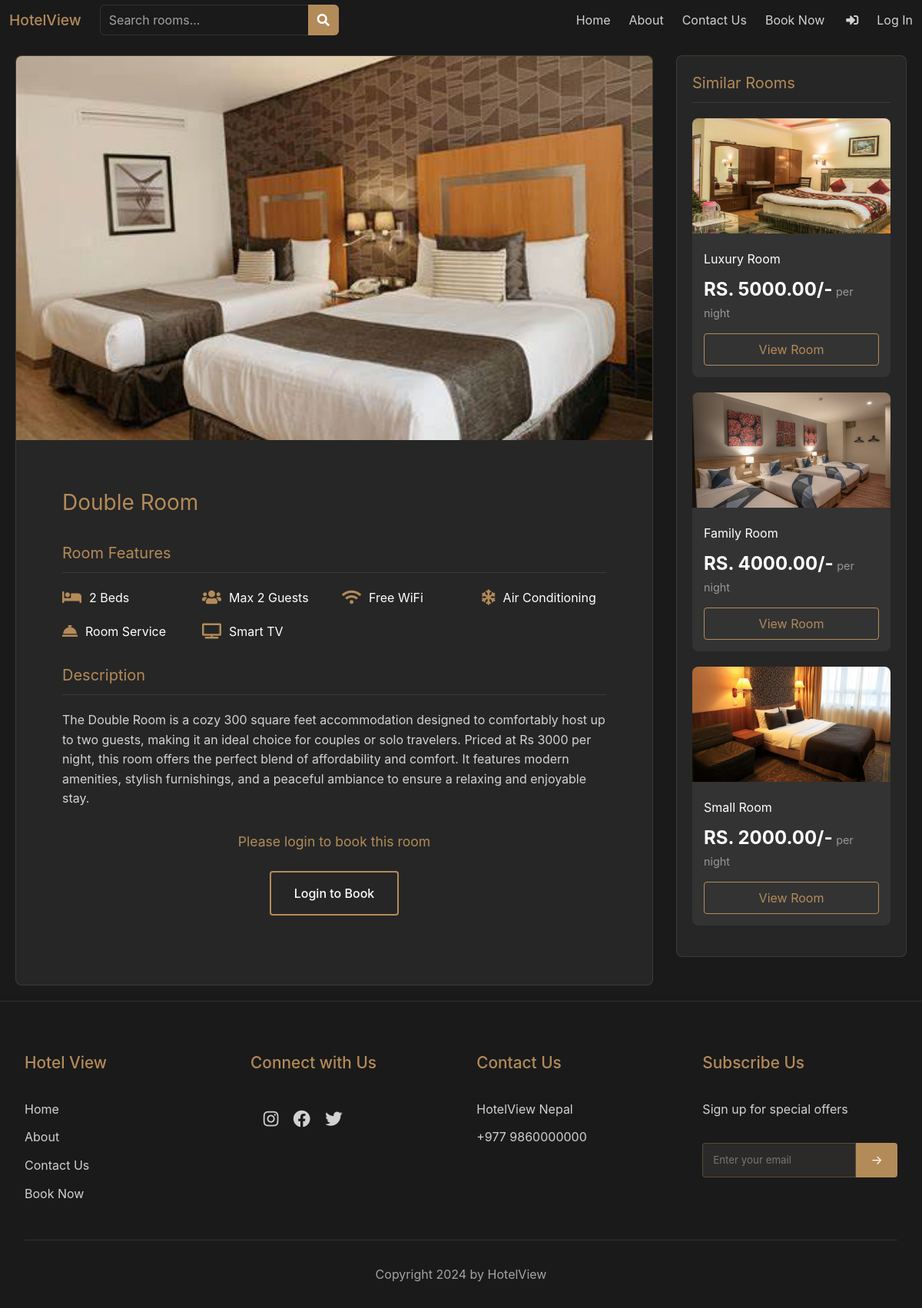
/room/double-room/, run on the app's committed database.
### hotel/models.py (models this page shows, shortened)
class Room(models.Model):
    name = models.CharField(max_length=100)
    slug = models.SlugField(unique=True)
    description = models.TextField()
    price = models.DecimalField(max_digits=10, decimal_places=2)
    max_guests = models.IntegerField()
    beds = models.IntegerField()
    size = models.IntegerField(help_text="Size in square feet")
    rating = models.CharField(max_length=10)
    image = models.ImageField(upload_to='rooms/')
    is_available = models.BooleanField(default=True)
    created_at = models.DateTimeField(auto_now_add=True)
    updated_at = models.DateTimeField(auto_now=True)

class RoomFeature(models.Model):
    room = models.ForeignKey(Room, related_name='features', on_delete=models.CASCADE)
    name = models.CharField(max_length=100)
    icon = models.CharField(max_length=50)

### hotel/views.py (the view)
# urls.py: path('room/<slug:room_slug>/', views.room_detail, name='room_detail'),
def room_detail(request, room_slug):
    room = get_object_or_404(Room, slug=room_slug)
    similar_rooms = Room.objects.exclude(id=room.id)[:3]
    context = {
        'room': room,
        'similar_rooms': similar_rooms
    }
    return render(request, 'room_detail.html', context)

### templates/room_detail.html (shortened to what this page needs)
{% extends 'base.html' %} {% load static %}  {% block content %}
<section class="room-detail-section">
  <div class="room-detail-container">
    <div class="room-detail-main">
      <div class="room-gallery">
        <div class="main-image">
          <img src="{{ room.image.url }}" alt="{{ room.name }}" />
        </div>
      </div>
      <div class="room-info">
        <div class="room-header">
            <div class="room-info">
                <div class="room-header">
                    <h1>{{ room.name }}</h1>
                </div>
                <div class="room-features">
                    <h2>Room Features</h2>
                    <div class="features-grid">
                        <div class="feature-item">
                            <i class="fas fa-bed"></i>
                            <span>{{ room.beds }} Beds</span>
                        </div>
                        <div class="feature-item">
                            <i class="fas fa-users"></i>
                            <span>Max {{ room.max_guests }} Guests</span>
                        </div>
                        <div class="feature-item">
                            <i class="fas fa-wifi"></i>
                            <span>Free WiFi</span>
                        </div>
                        {% for feature in room.features.all %}
                        <div class="feature-item">
                            <i class="{{ feature.icon }}"></i>
                            <span>{{ feature.name }}</span>
                        </div>
                        {% endfor %}
                    </div>
                </div>
                <div class="room-description">
                    <h2>Description</h2>
                    <p>{{ room.description }}</p>
                </div>
                {% if user.is_authenticated %}
                    <a href="{% url 'hotel:booking_form' %}?room_type={{ room.name|urlencode }}" class="book-now-button">
                        Book Now
                    </a>
                {% else %}
                    <div class="login-prompt">
                        <p>Please login to book this room</p>
                        <a href="{% url 'hotel:login' %}?next={% url 'hotel:booking_form' %}%3Froom_type%3D{{ room.name|urlencode }}" class="book-now-button">
                            Login to Book
                        </a>
                    </div>
                {% endif %}
            </div>
        </div>
      </div>
    </div>
    <div class="room-sidebar">
      <h2>Similar Rooms</h2>
      {% for similar_room in similar_rooms %}
      <div class="similar-room-card">
        <img
          src="{{ similar_room.image.url }}"
          alt="{{ similar_room.name }}"
        />
        <div class="similar-room-info">
          <h3>{{ similar_room.name }}</h3>
          <div class="price-info">
            <span class="price">RS. {{ similar_room.price }}/-</span>
            <span class="per-night">per night</span>
          </div>
          <a
            href="{% url 'hotel:room_detail' similar_room.slug %}"
            class="view-room-button"
            >View Room</a
          >
        </div>
      </div>
      {% endfor %}
    </div>
  </div>
</section>
{% endblock %}

### static/styles/styles.css (style rules this page uses)
.price { font-size: 1.8rem; color: #b38b59; font-weight: 600; }
.per-night { color: #ffffff; opacity: 0.7; font-size: 0.9rem; }
.room-detail-section { background-color: #1a1a1a; margin-top: 52px; min-height: calc(100vh - 52px); border-top: none; }
.room-detail-container { max-width: 1200px; margin: 0 auto; padding: 20px; display: grid; grid-template-columns: 1fr 300px; gap: 30px; }
.room-detail-main { background: #262626; border-radius: 8px; overflow: hidden; border: 1px solid rgba(179, 139, 89, 0.2); }
.room-gallery { position: relative; width: 100%; }
.main-image { width: 100%; height: 500px; position: relative; overflow: hidden; }
.main-image img { width: 100%; height: 100%; object-fit: cover; transition: transform 0.3s ease; }
.room-info { padding: 30px; }
.room-header { margin-bottom: 30px; }
.room-header h1 { color: #b38b59; font-size: 28px; margin-bottom: 15px; }
.price { color: #ffffff; font-size: 24px; font-weight: bold; }
.per-night { color: rgba(255, 255, 255, 0.7); }
.room-features { margin-bottom: 30px; }
.room-features h2, .room-description h2, .room-amenities h2 { color: #b38b59; font-size: 20px; margin-bottom: 20px; padding-bottom: 10px; border-bottom: 1px solid rgba(179, 139, 89, 0.2); }
.features-grid { display: grid; grid-template-columns: repeat(auto-fit, minmax(150px, 1fr)); gap: 20px; }
.feature-item { display: flex; align-items: center; gap: 10px; color: #ffffff; }
.feature-item i { color: #b38b59; font-size: 20px; }
.room-description { margin-bottom: 30px; }
.room-description p { color: rgba(255, 255, 255, 0.8); line-height: 1.6; }
.book-now-button { display: inline-block; background: #b38b59; color: white; padding: 15px 30px; border-radius: 4px; text-decoration: none; font-weight: 500; margin-top: 30px; transition: all 0.3s ease; }
.room-sidebar { background: #262626; border-radius: 8px; padding: 20px; border: 1px solid rgba(179, 139, 89, 0.2); height: fit-content; position: sticky; top: 72px; }
.room-sidebar h2 { color: #b38b59; font-size: 20px; margin-bottom: 20px; padding-bottom: 10px; border-bottom: 1px solid rgba(179, 139, 89, 0.2); }
.similar-room-card { background: #333; border-radius: 8px; overflow: hidden; margin-bottom: 20px; }
.similar-room-card img { width: 100%; height: 150px; object-fit: cover; }
.similar-room-info { padding: 15px; }
.similar-room-info h3 { color: #ffffff; font-size: 16px; margin-bottom: 10px; }
.price-info { margin-bottom: 15px; }
.view-room-button { display: block; background: transparent; color: #b38b59; padding: 8px 15px; border: 1px solid #b38b59; border-radius: 4px; text-align: center; text-decoration: none; transition: all 0.3s ease; }
.login-prompt { margin-top: 30px; text-align: center; }
.login-prompt p { color: #b38b59; margin-bottom: 15px; font-size: 1.1rem; }
.login-prompt .book-now-button { margin-top: 10px; background: transparent; border: 2px solid #b38b59; }

### data on the page
Room: image (picture), name "Double Room", beds "2", max_guests "2", description "The Double Room is a cozy 300 square feet accommodation designed to comfortably host up to two guests, making it an ideal choice for couples or solo travelers. Priced at Rs 3000 per night, this room offers the perfect blend of affordability and comfort. It features modern amenities, stylish furnishings, and a peaceful ambiance to ensure a relaxing and enjoyable stay."
RoomFeature: name "Air Conditioning"
RoomFeature: name "Room Service"
RoomFeature: name "Smart TV"
Room: image (picture), name "Luxury Room", price "5000.00"
Room: image (picture), name "Family Room", price "4000.00"
Room: image (picture), name "Small Room", price "2000.00"
